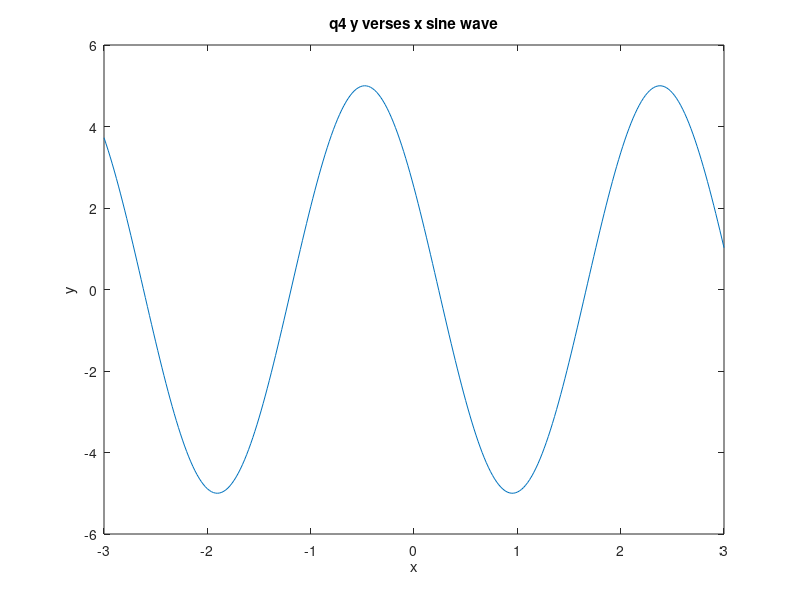
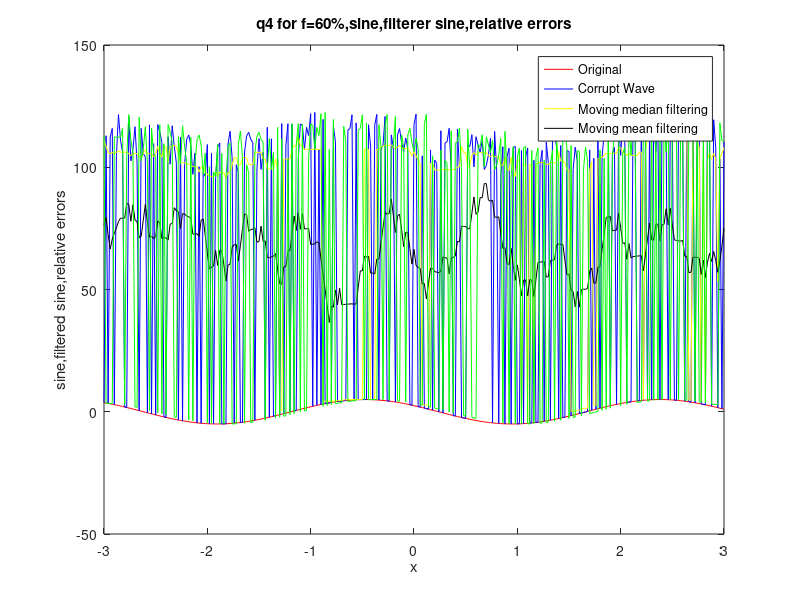

Write the MATLAB code that produced these figures, in order.
clear;clc;
x = [-3:0.02:3];
y = 5*cos(2.2*x+(pi/3));
figure(8);plot(x,y);
xlabel ('x');
ylabel ('y');
title ('q4 y verses x sine wave');
k = length(y);
p = round(0.4*k);
q =(120-100).*rand(301,1)+100;

q(randperm(301,p))=0;
p1=length(q);
z = y+q';
m = z;
l = z;
n = z;
for i = 1:8
    b = z(1:(i+8));
    m(1,i) = median(b);
    n(1,i) = sum(b)/length(b);
    p=round(length(b)/4);
    l(1,i) = b(p);
end
for i = 9:293
    b = z((i-8):(i+8));
    m(1,i) = median(b);
    n(1,i) = sum(b)/length(b);
    p=round(length(b)/4);
    l(1,i) = b(p);
end
for i = 294:301
    b = z((i-8):301);
    m(1,i) = median(b);
    n(1,i) = sum(b)/length(b);
    p=round(length(b)/4);
    l(1,i) = b(p);
end

error4 = sum(z.*z);
    error1 = sum((z-m).*(z-m))/error4;
    error2 = sum((z-n).*(z-n))/error4;
    error3 = sum((z-l).*(z-l))/error4;

  figure(9);
  plot(x,y,'color','red');
  hold on;
  plot(x,z,'color','blue');
  hold on;
  plot(x,m,'color','yellow');
  hold on;
  plot(x,n,'color','black');
  hold on;
  plot(x,l,'color','green');
legend('Original', 'Corrupt Wave', 'Moving median filtering', 'Moving mean filtering');
  xlabel('x');
  ylabel('sine,filtered sine,relative errors');
  title('q4 for f=60%,sine,filterer sine,relative errors');
  
    
        
